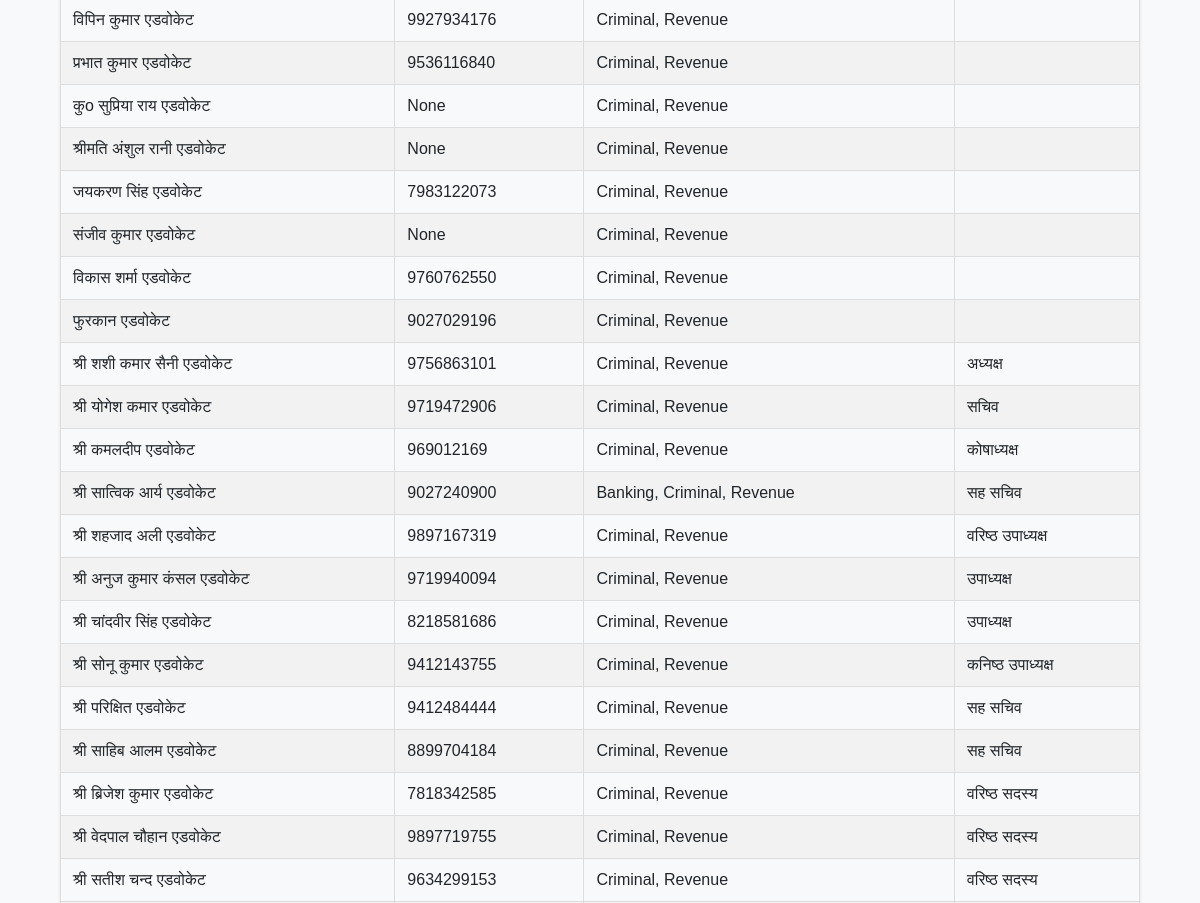
The app's page /advocates/ (middle part), older data.
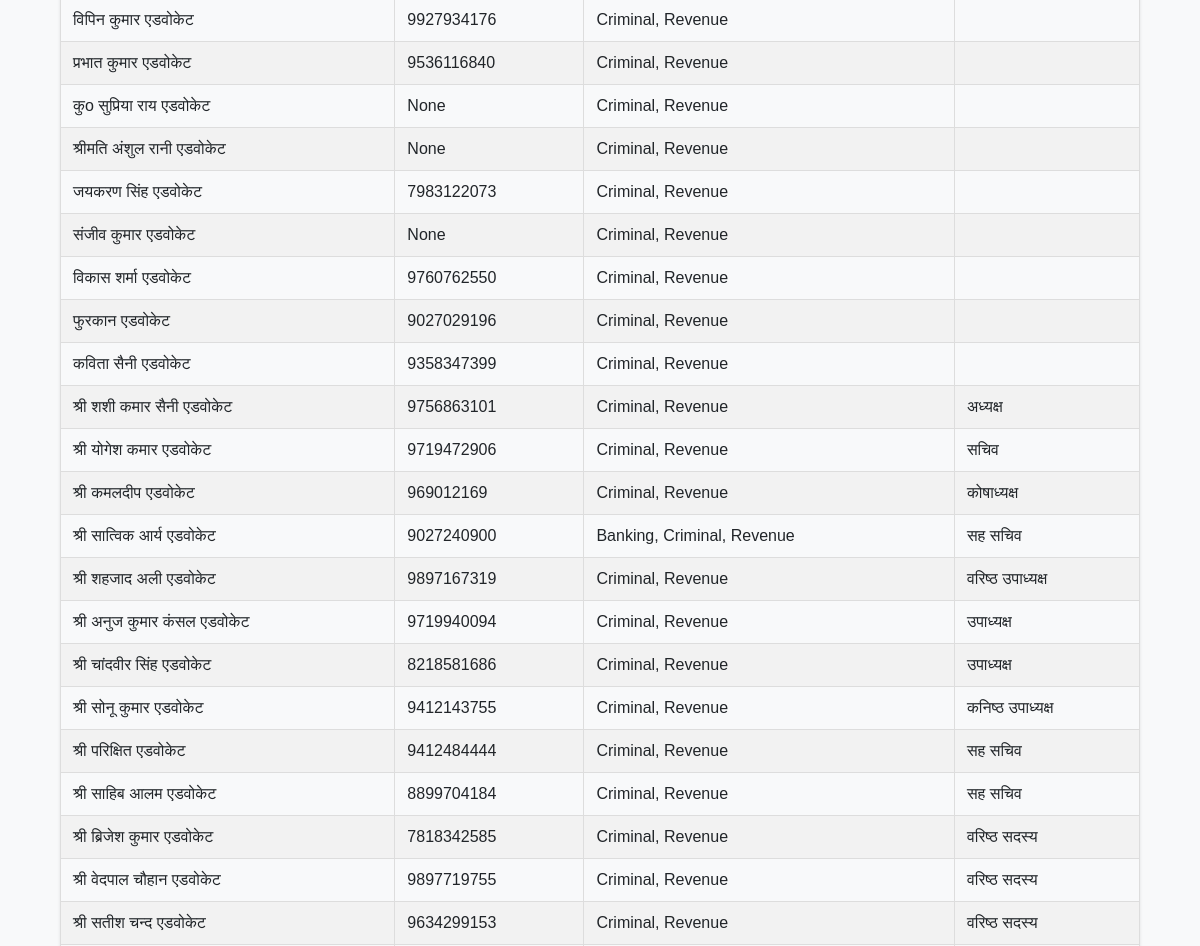
The same page, newer data.
### advocates/models.py (models this page shows, shortened)
class Advocate(models.Model):
    name = models.CharField(max_length=100)
    email = models.EmailField(default=None, blank=True, null=True)
    phone = models.CharField(max_length=15, default=None, blank=True, null=True)
    address = models.TextField(default=None, blank=True, null=True)
    city = models.CharField(max_length=50, default=None, blank=True, null=True)
    state = models.CharField(max_length=50, default=None, blank=True, null=True)
    country = models.CharField(max_length=50, default=None, blank=True, null=True)
    zip = models.CharField(max_length=10, default=None, blank=True, null=True)
    firm = models.CharField(max_length=100, default=None, blank=True, null=True)
    practicing_since = models.DateTimeField(auto_now_add=True)
    practice_areas = models.ManyToManyField(Area)
    registration_number = models.CharField(max_length=50, default=None, blank=True, null=True)
    aibe_number = models.CharField(max_length=50, default=None, blank=True, null=True)
    languages = models.ManyToManyField(Language)
    profile_image = models.ImageField(upload_to='advocates/profile_images/', default=None, blank=True, null=True)
    created_at = models.DateTimeField(auto_now_add=True)
    updated_at = models.DateTimeField(auto_now=True)
    @property
    def roles(self):
        return AdvocateRole.objects.filter(advocate=self)

class Area(models.Model):
    name = models.CharField(max_length=100)
    description = models.TextField()

class AdvocateRole(models.Model):
    advocate = models.ForeignKey(Advocate, on_delete=models.CASCADE)
    role = models.ForeignKey(Role, on_delete=models.CASCADE)
    appointed_on = models.DateTimeField()
    relieved_on = models.DateTimeField(default=None, blank=True, null=True)
    session = models.CharField(max_length=100, default=None, blank=True, null=True)
    created_at = models.DateTimeField(auto_now_add=True)
    updated_at = models.DateTimeField(auto_now=True)
    ordering = ['appointed_on']

class Role(models.Model):
    name = models.CharField(max_length=100)
    description = models.TextField(default=None, blank=True, null=True)

### advocates/views.py (the view)
# urls.py: path("", views.list_advocates, name="list_advocates"),
def list_advocates(request):
    advocates = Advocate.objects.all().order_by('advocaterole__appointed_on')
    return render(request, 'list_advocates.html', context={"advocates": advocates})

### advocates/templates/list_advocates.html (shortened to what this page needs)
    {% extends "base.html" %}
    {% block content %}
    <table id="advocatesTable">
        <tbody>
            {% for advocate in advocates %}
            <tr>
                <td>{{ advocate.name }}</td>
                <td>{{ advocate.phone }}</td>
                <td>
                    {% for area in advocate.practice_areas.all %}
                        {{ area.name }}{% if not forloop.last %}, {% endif %}
                    {% endfor %}
                </td>
                <td>
                    {% for role in advocate.roles %}
                        {{ role.role.name }} {% if not forloop.last %}, {% endif %}
                    {% endfor %}
                </td>
            </tr>
            {% endfor %}
        </tbody>
    </table>
    {% endblock content %}

Row changes from the older to the newer data that the page shows:
added Advocate: name "कविता सैनी एडवोकेट", phone "9358347399", Area (name "Criminal"), Area (name "Revenue")
